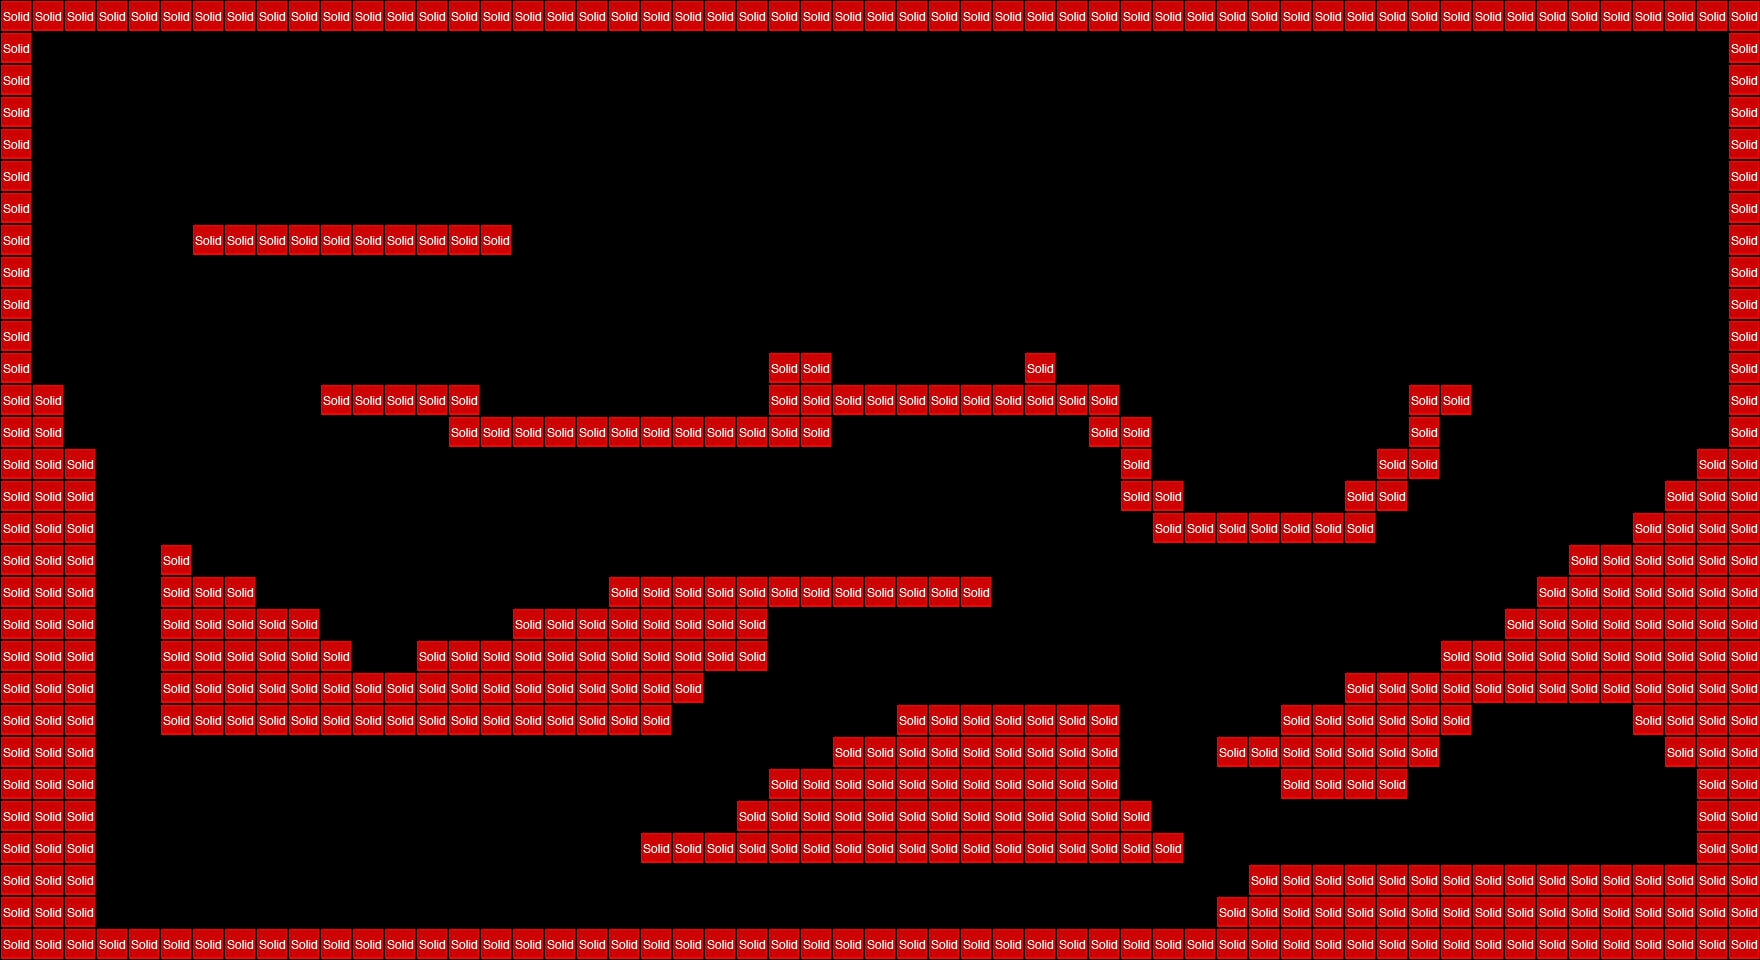

The image is a tile-based game level rendered from a .tmx file. Its description and source (layers, tilesets, objects; grid data summarised) follow:
An orthogonal 55x30 tile map with 32x32 px tiles, 3 tile layers (Black, Background, Collision), 2 tilesets and 2 objects (MainPlayer2, MainPlayer).

<map version="1.0" orientation="orthogonal" width="55" height="30" tilewidth="32" tileheight="32">
 <tileset firstgid="1" name="area01_level_tiles" tilewidth="32" tileheight="32">
  <image source="../img/map/area01_level_tiles.png" width="640" height="241" />
 </tileset>
 <tileset firstgid="141" name="metatiles32x32" tilewidth="32" tileheight="32">
  <image source="../img/map/metatiles32x32.png" width="160" height="32" />
  <tile id="0">
   <properties>
    <property name="type" value="solid" />
   </properties>
  </tile>
  <tile id="1">
   <properties>
    <property name="type" value="platform" />
   </properties>
  </tile>
 </tileset>
 <layer name="Black" width="55" height="30">
  <data>[1650 cells, 1650 non-empty, 1 distinct tile ids]</data>
 </layer>
 <layer name="Background" width="55" height="30">
  <data>[1650 cells, 495 non-empty, 1 distinct tile ids]</data>
 </layer>
 <objectgroup name="Object Layer 1" width="55" height="30">
  <object name="MainPlayer2" x="368" y="608" width="32" height="64">
   <properties>
    <property name="image" value="gripe_run_right" />
    <property name="spritewidth" value="64" />
   </properties>
  </object>
  <object name="MainPlayer" x="1574" y="480" width="32" height="64">
   <properties>
    <property name="image" value="gripe_run_right2" />
    <property name="spritewidth" value="64" />
   </properties>
  </object>
 </objectgroup>
 <layer name="Collision" width="55" height="30">
  <data>[1650 cells, 495 non-empty, 1 distinct tile ids]</data>
 </layer>
</map>
